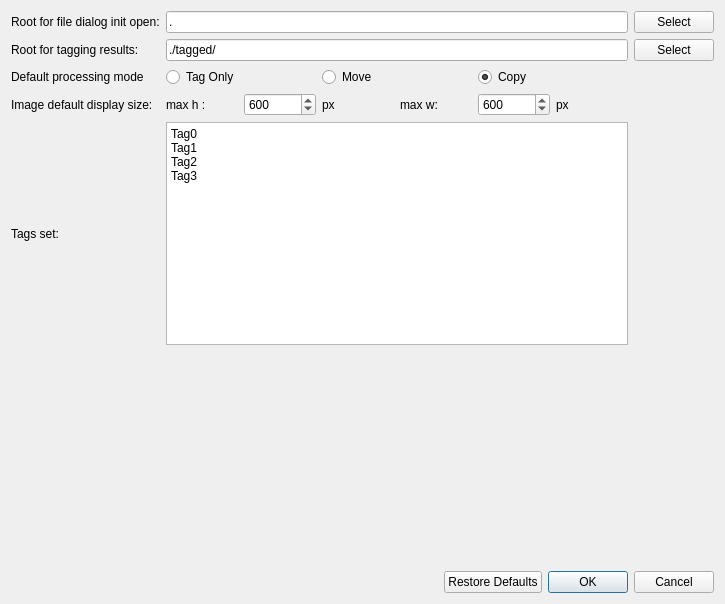
<?xml version="1.0" encoding="UTF-8"?>
<ui version="4.0">
 <class>Dialog</class>
 <widget class="QDialog" name="Dialog">
  <property name="windowModality">
   <enum>Qt::ApplicationModal</enum>
  </property>
  <property name="geometry">
   <rect>
    <x>0</x>
    <y>0</y>
    <width>725</width>
    <height>604</height>
   </rect>
  </property>
  <property name="windowTitle">
   <string>Preferences</string>
  </property>
  <layout class="QVBoxLayout" name="verticalLayout" stretch="5,3,0,0">
   <item>
    <layout class="QGridLayout" name="gridLayout">
     <item row="0" column="1">
      <widget class="QLineEdit" name="root_dialog_line_edit">
       <property name="text">
        <string>.</string>
       </property>
       <property name="placeholderText">
        <string>Input or select</string>
       </property>
      </widget>
     </item>
     <item row="1" column="0">
      <widget class="QLabel" name="root_tagged_label">
       <property name="text">
        <string>Root for tagging results: </string>
       </property>
      </widget>
     </item>
     <item row="3" column="1">
      <layout class="QHBoxLayout" name="horizontalLayout_4">
       <item>
        <layout class="QHBoxLayout" name="horizontalLayout_2">
         <item>
          <widget class="QLabel" name="img_h_label">
           <property name="text">
            <string>max h :</string>
           </property>
          </widget>
         </item>
         <item>
          <widget class="QSpinBox" name="img_h_val">
           <property name="maximum">
            <number>10000</number>
           </property>
           <property name="singleStep">
            <number>100</number>
           </property>
           <property name="value">
            <number>600</number>
           </property>
          </widget>
         </item>
         <item>
          <widget class="QLabel" name="size_label_2">
           <property name="text">
            <string>px</string>
           </property>
          </widget>
         </item>
        </layout>
       </item>
       <item>
        <layout class="QHBoxLayout" name="horizontalLayout_3">
         <item>
          <widget class="QLabel" name="img_w_label">
           <property name="text">
            <string>max w:</string>
           </property>
          </widget>
         </item>
         <item>
          <widget class="QSpinBox" name="img_w_val">
           <property name="maximum">
            <number>10000</number>
           </property>
           <property name="singleStep">
            <number>100</number>
           </property>
           <property name="value">
            <number>600</number>
           </property>
          </widget>
         </item>
         <item>
          <widget class="QLabel" name="size_label">
           <property name="text">
            <string>px</string>
           </property>
          </widget>
         </item>
        </layout>
       </item>
      </layout>
     </item>
     <item row="2" column="1">
      <layout class="QHBoxLayout" name="horizontalLayout_5">
       <item>
        <widget class="QRadioButton" name="tag_only_btn">
         <property name="text">
          <string>Tag Only</string>
         </property>
         <property name="checked">
          <bool>false</bool>
         </property>
         <attribute name="buttonGroup">
          <string notr="true">default_processing_mode_btn_group</string>
         </attribute>
        </widget>
       </item>
       <item>
        <widget class="QRadioButton" name="move_mode_btn">
         <property name="text">
          <string>Move</string>
         </property>
         <property name="checked">
          <bool>false</bool>
         </property>
         <attribute name="buttonGroup">
          <string notr="true">default_processing_mode_btn_group</string>
         </attribute>
        </widget>
       </item>
       <item>
        <widget class="QRadioButton" name="copy_mode_btn">
         <property name="text">
          <string>Copy</string>
         </property>
         <property name="checked">
          <bool>true</bool>
         </property>
         <attribute name="buttonGroup">
          <string notr="true">default_processing_mode_btn_group</string>
         </attribute>
        </widget>
       </item>
      </layout>
     </item>
     <item row="1" column="2">
      <widget class="QPushButton" name="root_tagged_btn">
       <property name="text">
        <string>Select</string>
       </property>
      </widget>
     </item>
     <item row="1" column="1">
      <widget class="QLineEdit" name="root_tagged_line_edit">
       <property name="text">
        <string>./tagged/</string>
       </property>
       <property name="placeholderText">
        <string>Input or select</string>
       </property>
      </widget>
     </item>
     <item row="4" column="0">
      <widget class="QLabel" name="tags_set_label">
       <property name="text">
        <string>Tags set:</string>
       </property>
      </widget>
     </item>
     <item row="0" column="0">
      <widget class="QLabel" name="root_dialog_label">
       <property name="text">
        <string>Root for file dialog init open:</string>
       </property>
      </widget>
     </item>
     <item row="3" column="0">
      <widget class="QLabel" name="img_default_max_display_size_label">
       <property name="text">
        <string>Image default display size:</string>
       </property>
      </widget>
     </item>
     <item row="2" column="0">
      <widget class="QLabel" name="default_processing_mode_label">
       <property name="text">
        <string>Default processing mode</string>
       </property>
      </widget>
     </item>
     <item row="0" column="2">
      <widget class="QPushButton" name="root_dialog_btn">
       <property name="text">
        <string>Select</string>
       </property>
      </widget>
     </item>
     <item row="4" column="1">
      <widget class="QPlainTextEdit" name="tags_set_text_edit">
       <property name="plainText">
        <string>Tag0
Tag1
Tag2
Tag3</string>
       </property>
       <property name="placeholderText">
        <string>A line for a tag</string>
       </property>
      </widget>
     </item>
    </layout>
   </item>
   <item>
    <spacer name="verticalSpacer">
     <property name="orientation">
      <enum>Qt::Vertical</enum>
     </property>
     <property name="sizeHint" stdset="0">
      <size>
       <width>20</width>
       <height>506</height>
      </size>
     </property>
    </spacer>
   </item>
   <item>
    <widget class="QLabel" name="info_box_label">
     <property name="text">
      <string/>
     </property>
    </widget>
   </item>
   <item>
    <layout class="QHBoxLayout" name="horizontalLayout" stretch="10,0">
     <item>
      <spacer name="horizontalSpacer">
       <property name="orientation">
        <enum>Qt::Horizontal</enum>
       </property>
       <property name="sizeHint" stdset="0">
        <size>
         <width>40</width>
         <height>20</height>
        </size>
       </property>
      </spacer>
     </item>
     <item>
      <widget class="QDialogButtonBox" name="dialog_btn_box">
       <property name="orientation">
        <enum>Qt::Horizontal</enum>
       </property>
       <property name="standardButtons">
        <set>QDialogButtonBox::Cancel|QDialogButtonBox::Ok|QDialogButtonBox::RestoreDefaults</set>
       </property>
       <property name="centerButtons">
        <bool>false</bool>
       </property>
      </widget>
     </item>
    </layout>
   </item>
  </layout>
 </widget>
 <resources/>
 <connections>
  <connection>
   <sender>dialog_btn_box</sender>
   <signal>accepted()</signal>
   <receiver>Dialog</receiver>
   <slot>accept()</slot>
   <hints>
    <hint type="sourcelabel">
     <x>248</x>
     <y>254</y>
    </hint>
    <hint type="destinationlabel">
     <x>157</x>
     <y>274</y>
    </hint>
   </hints>
  </connection>
  <connection>
   <sender>dialog_btn_box</sender>
   <signal>rejected()</signal>
   <receiver>Dialog</receiver>
   <slot>reject()</slot>
   <hints>
    <hint type="sourcelabel">
     <x>316</x>
     <y>260</y>
    </hint>
    <hint type="destinationlabel">
     <x>286</x>
     <y>274</y>
    </hint>
   </hints>
  </connection>
 </connections>
 <buttongroups>
  <buttongroup name="default_processing_mode_btn_group"/>
 </buttongroups>
</ui>
